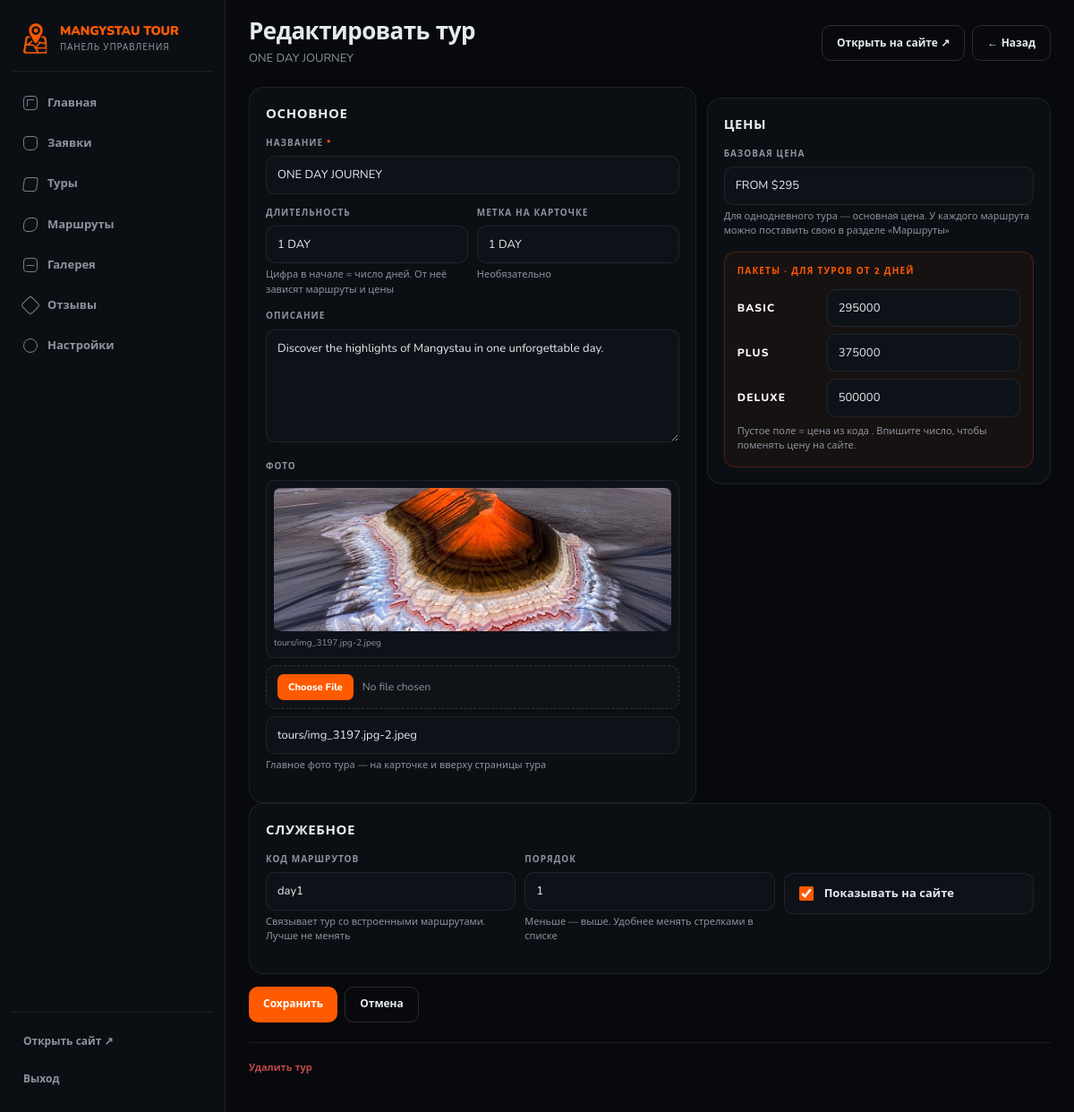
The page /admin/tours/1/edit (signed in) on the database its author committed.
### app/models.py (models this page shows)
class SiteSetting(db.Model):
    id = db.Column(
        db.Integer,
        primary_key=True
    )
    key = db.Column(
        db.String(80),
        unique=True,
        nullable=False
    )
    value = db.Column(
        db.Text,
        nullable=False,
        default=""
    )

class Tour(db.Model):
    id = db.Column(
        db.Integer,
        primary_key=True
    )
    title = db.Column(
        db.String(160),
        nullable=False
    )
    duration = db.Column(
        db.String(80),
        default=""
    )
    price = db.Column(
        db.String(100),
        default=""
    )
    description = db.Column(
        db.Text,
        default=""
    )
    image = db.Column(
        db.String(500),
        default=""
    )
    badge = db.Column(
        db.String(40),
        default=""
    )
    sort_order = db.Column(
        db.Integer,
        default=0
    )
    active = db.Column(
        db.Boolean,
        default=True
    )
    code = db.Column(
        db.String(40),
        default=""
    )
    price_basic = db.Column(
        db.Integer,
        default=0
    )
    price_plus = db.Column(
        db.Integer,
        default=0
    )
    price_deluxe = db.Column(
        db.Integer,
        default=0
    )

### app/routes.py (the view, shortened to what this page needs)
@admin_bp.route("/tours/<int:id>/edit", methods=["GET", "POST"])
@login_required
def edit_tour(id):
    item = db.get_or_404(Tour, id)
    days = duration_days(item.duration or "")
    defaults = PACKAGE_PRICES.get(days, {})
    return render_template("admin/tour_form.html", tour=item,
                           packages=PACKAGES, defaults=defaults)

### app/routes.py (called while the page is built, shortened)
def login_required(f):
    @wraps(f)
    def decorated_function(*args, **kwargs):
        if not session.get("admin_logged_in"):
            return redirect(
                url_for("admin.login")
            )
        return f(*args, **kwargs)
    return decorated_function

def settings():
    return {
        x.key: x.value
        for x in SiteSetting.query.all()
    }

def html_lang(code):
    for x in LANGUAGES:
        if x["code"] == code:
            return x["html"]
    return "en"

def duration_days(duration):
    match = re.search(r"\d+", str(duration or ""))
    return int(match.group()) if match else 0

def _real_static_name(name):
    try:
        folder = current_app.static_folder
    except RuntimeError:
        return name
    if not folder or not name:
        return None
    exact = os.path.join(folder, name.replace("/", os.sep))
    if os.path.exists(exact):
        return name

def asset(filename):
    try:
        path = os.path.join(current_app.static_folder, filename)
        stamp = int(os.path.getmtime(path))
    except (OSError, RuntimeError, TypeError):
        return url_for("static", filename=filename)
    return url_for("static", filename=filename, v=stamp)

def media_url(value, default=""):
    value = (value or "").strip()
    def broken(text):
        if not text:
            return True
        if text.startswith(("http:", "https:")) and not text.startswith(("http://", "https://")):
            return True
        return False
    if broken(value):
        value = ""
    if value:
        if value.startswith(("http://", "https://", "//")):
            return value
        if value.startswith("/"):
            return value
        real = _real_static_name(value)
        if real:
            return url_for("static", filename=real)
        value = ""
    if default:
        real = _real_static_name(default)
        if real:
            return url_for("static", filename=real)
    return ""

@site_bp.app_context_processor
def _inject_site_context():
    language = session.get("language", DEFAULT_LANGUAGE)
    if language not in LANGUAGE_CODES:
        language = DEFAULT_LANGUAGE
    return {
        "language": language,
        "tr": Tr(language),
        "settings": settings(),
        "now_year": date.today().year,
    }

### app/templates/admin/tour_form.html (shortened to what this page needs)
{% extends "admin/base.html" %}
{% block heading %}{{ 'Редактировать тур' if tour else 'Новый тур' }}{% endblock %}
{% block subheading %}
    <p>{{ tour.title if tour else 'Тур появится в списке на главной' }}</p>
{% endblock %}
{% block actions %}
    {% if tour %}
    <a class="admin-btn admin-btn-ghost" href="{{ url_for('site.tour_detail', id=tour.id) }}" target="_blank" rel="noopener">
        Открыть на сайте ↗
    </a>
    {% endif %}
    <a class="admin-btn admin-btn-ghost" href="{{ url_for('admin.tours_page') }}">← Назад</a>
{% endblock %}
{% block content %}
<form method="POST" enctype="multipart/form-data"
      action="{{ url_for('admin.edit_tour', id=tour.id) if tour else url_for('admin.new_tour') }}">
    <div class="form-columns">
        <section class="admin-card">
            <div class="admin-card-head"><h2>Основное</h2></div>
            <label class="form-field">
                <span>Название <em>*</em></span>
                <input type="text" name="title" value="{{ tour.title if tour else '' }}"
                       placeholder="TWO DAY ULTIMATE" required>
            </label>
            <div class="form-row">
                <label class="form-field">
                    <span>Длительность</span>
                    <input type="text" name="duration" value="{{ tour.duration if tour else '' }}"
                           placeholder="2/1 ночь">
                    <small>Цифра в начале = число дней. От неё зависят маршруты и цены</small>
                </label>
                <label class="form-field">
                    <span>Метка на карточке</span>
                    <input type="text" name="badge" value="{{ tour.badge if tour else '' }}"
                           placeholder="ХИТ">
                    <small>Необязательно</small>
                </label>
            </div>
            <label class="form-field">
                <span>Описание</span>
                <textarea name="description" rows="5"
                          placeholder="Коротко о туре">{{ tour.description if tour else '' }}</textarea>
            </label>
            <div class="form-field">
                <span>Фото</span>
                {% if tour and tour.image %}
                <div class="image-preview">
                    <img src="{{ media_url(tour.image) }}" alt="">
                    <small>{{ tour.image }}</small>
                </div>
                {% endif %}
                <input type="file" name="image_file" accept="image/*" class="file-input">
                <input type="text" name="image" value="{{ tour.image if tour else '' }}"
                       placeholder="tours/two-day.jpg" class="mt">
                <small>Главное фото тура — на карточке и вверху страницы тура</small>
            </div>
        </section>
        <section class="admin-card">
            <div class="admin-card-head"><h2>Цены</h2></div>
            <label class="form-field">
                <span>Базовая цена</span>
                <input type="text" name="price" value="{{ tour.price if tour else '' }}"
                       placeholder="165000" inputmode="numeric">
                <small>Для однодневного тура — основная цена. У каждого маршрута
                       можно поставить свою в разделе «Маршруты»</small>
            </label>
            <div class="package-prices">
                <p class="package-prices-title">Пакеты · для туров от 2 дней</p>
                {% for p in packages %}
                {% set field = 'price_' ~ p.code %}
                {% set current = tour[field] if tour and tour[field] else '' %}
                <label class="form-field package-price-field">
                    <span>{{ p.name }}</span>
                    <input type="text" name="{{ field }}" value="{{ current }}"
                           placeholder="{{ defaults.get(p.code, '') }}" inputmode="numeric">
                </label>
                {% endfor %}
                <small class="package-note">
                    Пустое поле = цена из кода
                    {% if defaults %}(сейчас показана серым){% endif %}.
                    Впишите число, чтобы поменять цену на сайте.
                </small>
            </div>
        </section>
    </div>
    <section class="admin-card">
        <div class="admin-card-head"><h2>Служебное</h2></div>
        <div class="form-row form-row-3">
            <label class="form-field">
                <span>Код маршрутов</span>
                <input type="text" name="code" value="{{ tour.code if tour and tour.code else '' }}"
                       placeholder="day2">
                <small>Связывает тур со встроенными маршрутами. Лучше не менять</small>
            </label>
            <label class="form-field">
                <span>Порядок</span>
                <input type="number" name="sort_order" value="{{ tour.sort_order if tour else 0 }}">
                <small>Меньше — выше. Удобнее менять стрелками в списке</small>
            </label>
            <label class="form-check form-check-inline">
                <input type="checkbox" name="active" {% if not tour or tour.active %}checked{% endif %}>
                <span>Показывать на сайте</span>
            </label>
        </div>
    </section>
    <div class="form-actions">
        <button type="submit" class="admin-btn">{{ 'Сохранить' if tour else 'Добавить' }}</button>
        <a class="admin-btn admin-btn-ghost" href="{{ url_for('admin.tours_page') }}">Отмена</a>
    </div>
</form>
{% if tour %}
<form method="POST" action="{{ url_for('admin.delete_tour', id=tour.id) }}" class="danger-zone"
      onsubmit="return confirm('Удалить тур? Вместе с ним удалятся все его маршруты. Это действие необратимо.');">
    <button type="submit" class="admin-btn-danger">Удалить тур</button>
</form>
{% endif %}
{% endblock %}

### app/templates/admin/base.html (shortened to what this page needs)
<!doctype html>
<html lang="{{ html_lang(language) if html_lang is defined else 'kk' }}">
<head>
    <link rel="stylesheet" href="{{ asset('admin.css') if asset is defined else url_for('static', filename='admin.css') }}">
</head>
<body class="admin">
<aside class="admin-sidebar" id="adminSidebar">
    <a class="admin-logo" href="{{ url_for('site.index') }}" target="_blank" rel="noopener">
        <img src="{{ url_for('static', filename=settings.logo or 'logo-icon.png') }}" alt="">
        <span>
            <strong>{{ settings.brand_name or 'Mangystau Tour' }}</strong>
            <small>Панель управления</small>
        </span>
    </a>
    <nav class="admin-nav">
        {% for item in admin_menu %}
        <a
            href="{{ url_for(item.endpoint) }}"
            class="admin-nav-item{% if request.endpoint == item.endpoint %} is-active{% endif %}"
        >
            <span class="admin-icon admin-icon-{{ item.icon }}" aria-hidden="true"></span>
            {{ item.label }}
        </a>
        {% endfor %}
    </nav>
    <div class="admin-sidebar-foot">
        <a class="admin-site-link" href="{{ url_for('site.index') }}" target="_blank" rel="noopener">
            Открыть сайт ↗
        </a>
        <a class="admin-logout" href="{{ url_for('admin.logout') }}">Выход</a>
    </div>
</aside>
<main class="admin-main">
    <header class="admin-top">
        <div class="admin-top-text">
            <h1>{% block heading %}Главная{% endblock %}</h1>
            {% block subheading %}{% endblock %}
        </div>
        <div class="admin-top-actions">
            {% block actions %}{% endblock %}
        </div>
    </header>
    <div class="admin-content">
        {% block content %}{% endblock %}
    </div>
</main>
</body>
</html>

### rows shown on the page
SiteSetting: value "MANGYSTAU TOUR"
Tour: title "ONE DAY JOURNEY", duration "1 DAY", badge "1 DAY", description "Discover the highlights of Mangystau in one unforgettable day.", image (picture), image "tours/img_3197.jpg-2.jpeg", price "FROM $295", packages "295000" "375000" "500000", code "day1", sort_order "1", active "☑"

### other values the page prints
{{ item.label }} "Главная" "Заявки" "Туры" "Маршруты" "Галерея" "Отзывы" "Настройки"
{{ 'Редактировать тур' if tour else 'Новый тур' }} "Редактировать тур"
{{ p.name }} "BASIC" "PLUS" "DELUXE"
{{ 'Сохранить' if tour else 'Добавить' }} "Сохранить"
